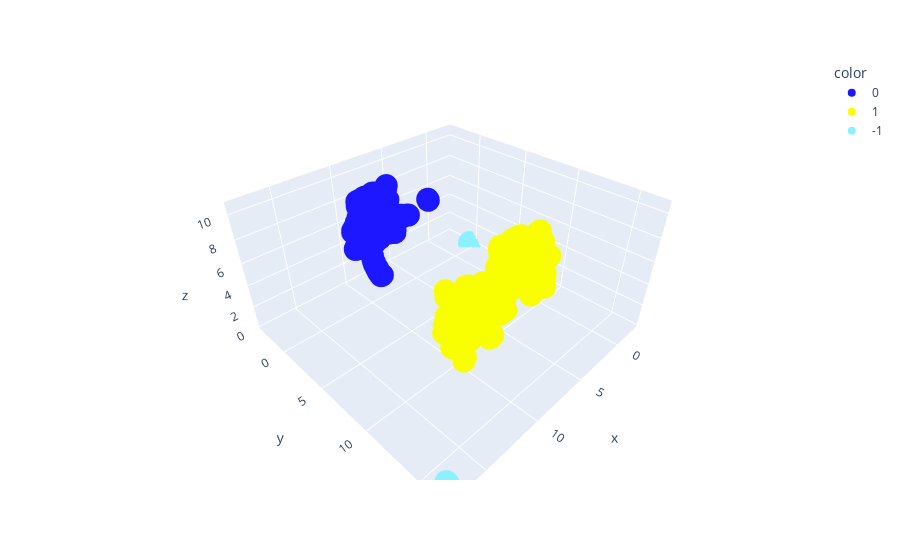

This figure's notebook cell:
### Code cell
import plotly.express as px


colors: list[str] = [str(x) for x in cluster.labels_]

fig = px.scatter_3d(
    x=u[:, 0],
    y=u[:, 1],
    z=u[:, 2],
    color=colors,
    custom_data=[data["sub"], data["title"]],
    color_discrete_sequence=palette,
)
fig.update_traces(
    hovertemplate="\n".join(
        [
            "sub: %{customdata[1]}",
            "title: %{customdata[0]}",
        ]
    )
)

### Figure 1 — Plotly figure (JSON) as saved in the notebook; plotly's stock layout.template omitted (floating-point values rounded to 4 significant figures; data arrays with more than 128 entries replaced by an {"elided": "..."} marker saying what was removed)
{"data": [{"customdata": {"elided": "899x2 str values"}, "hovertemplate": "sub: %{customdata[1]}\ntitle: %{customdata[0]}", "legendgroup": "0", "marker": {"color": "#1c17ff", "symbol": "circle"}, "mode": "markers", "name": "0", "scene": "scene", "showlegend": true, "type": "scatter3d", "x": {"elided": "899 float values"}, "y": {"elided": "899 float values"}, "z": {"elided": "899 float values"}}, {"customdata": {"elided": "2156x2 str values"}, "hovertemplate": "sub: %{customdata[1]}\ntitle: %{customdata[0]}", "legendgroup": "1", "marker": {"color": "#faff00", "symbol": "circle"}, "mode": "markers", "name": "1", "scene": "scene", "showlegend": true, "type": "scatter3d", "x": {"elided": "2156 float values"}, "y": {"elided": "2156 float values"}, "z": {"elided": "2156 float values"}}, {"customdata": [["investing", "Daily General Discussion and Advice Thread - March 31, 2022"], ["investing", "Daily General Discussion and Advice Thread - March 08, 2022"], ["investing", "Daily General Discussion and Advice Thread - April 14, 2022"], ["investing", "Daily General Discussion and Advice Thread - March 19, 2022"], ["investing", "Daily General Discussion and Advice Thread - March 28, 2022"], ["investing", "Daily General Discussion and Advice Thread - April 15, 2022"], ["investing", "Daily General Discussion and Advice Thread - April 19, 2022"], ["investing", "Daily General Discussion and Advice Thread - March 22, 2022"], ["LanguageTechnology", "Scientific Literature Review generation v0.2"], ["investing", "Daily General Discussion and Advice Thread - April 22, 2022"], ["investing", "Daily General Discussion and Advice Thread - March 12, 2022"], ["investing", "Daily General Discussion and Advice Thread - March 02, 2022"], ["investing", "Daily General Discussion and Advice Thread - March 20, 2022"], ["investing", "Daily General Discussion and Advice Thread - March 06, 2022"], ["investing", "Daily General Discussion and Advice Thread - March 11, 2022"], ["investing", "Daily General Discussion and Advice Thread - April 12, 2022"], ["investing", "Daily General Discussion and Advice Thread - March 16, 2022"], ["investing", "Daily General Discussion and Advice Thread - April 05, 2022"], ["investing", "Daily General Discussion and Advice Thread - April 01, 2022"], ["investing", "Daily General Discussion and Advice Thread - March 09, 2022"], ["investing", "Daily General Discussion and Advice Thread - April 02, 2022"], ["investing", "Daily General Discussion and Advice Thread - April 04, 2022"], ["investing", "Daily General Discussion and Advice Thread - March 25, 2022"], ["investing", "Daily General Discussion and Advice Thread - April 10, 2022"], ["investing", "Daily General Discussion and Advice Thread - March 21, 2022"], ["investing", "Daily General Discussion and Advice Thread - April 27, 2022"], ["investing", "Daily General Discussion and Advice Thread - April 24, 2022"], ["investing", "Daily General Discussion and Advice Thread - March 03, 2022"], ["investing", "Daily General Discussion and Advice Thread - April 17, 2022"], ["investing", "Daily General Discussion and Advice Thread - April 07, 2022"], ["investing", "Daily General Discussion and Advice Thread - April 03, 2022"], ["investing", "Daily General Discussion and Advice Thread - March 04, 2022"], ["investing", "Daily General Discussion and Advice Thread - March 30, 2022"], ["investing", "Daily General Discussion and Advice Thread - March 15, 2022"], ["investing", "Daily General Discussion and Advice Thread - April 09, 2022"], ["investing", "Daily General Discussion and Advice Thread - March 10, 2022"], ["investing", "Daily General Discussion and Advice Thread - March 13, 2022"], ["investing", "Daily General Discussion and Advice Thread - April 26, 2022"], ["investing", "Daily General Discussion and Advice Thread - April 25, 2022"], ["investing", "Daily General Discussion and Advice Thread - April 23, 2022"], ["investing", "Daily General Discussion and Advice Thread - April 13, 2022"], ["investing", "Daily General Discussion and Advice Thread - March 05, 2022"], ["investing", "Daily General Discussion and Advice Thread - March 26, 2022"], ["investing", "Daily General Discussion and Advice Thread - April 20, 2022"], ["investing", "Daily General Discussion and Advice Thread - March 24, 2022"], ["investing", "Daily General Discussion and Advice Thread - March 27, 2022"], ["investing", "Daily General Discussion and Advice Thread - March 29, 2022"], ["investing", "Daily General Discussion and Advice Thread - April 11, 2022"], ["investing", "Daily General Discussion and Advice Thread - April 18, 2022"], ["investing", "Daily General Discussion and Advice Thread - March 23, 2022"], ["investing", "Daily General Discussion and Advice Thread - April 28, 2022"], ["investing", "Daily General Discussion and Advice Thread - April 06, 2022"], ["LanguageTechnology", "Scientific Literature Review Generation v1.0"], ["investing", "Daily General Discussion and Advice Thread - April 08, 2022"], ["investing", "Daily General Discussion and Advice Thread - March 18, 2022"], ["investing", "Daily General Discussion and Advice Thread - March 01, 2022"], ["investing", "New-ish to Investing but Really Want to Get Into it"], ["investing", "Daily General Discussion and Advice Thread - March 07, 2022"], ["investing", "Daily General Discussion and Advice Thread - March 17, 2022"], ["investing", "Daily General Discussion and Advice Thread - April 16, 2022"], ["investing", "Daily General Discussion and Advice Thread - March 14, 2022"], ["investing", "Daily General Discussion and Advice Thread - April 21, 2022"], ["LanguageTechnology", "Scientific Literature Review generation"]], "hovertemplate": "sub: %{customdata[1]}\ntitle: %{customdata[0]}", "legendgroup": "-1", "marker": {"color": "#8cf1ff", "symbol": "circle"}, "mode": "markers", "name": "-1", "scene": "scene", "showlegend": true, "type": "scatter3d", "x": [17.63, 17.61, 17.64, 17.59, 17.6, 17.61, 17.5, 17.56, -2.306, 17.55, 17.63, 17.59, 17.55, 17.63, 17.52, 17.55, 17.63, 17.6, 17.53, 17.59, 17.55, 17.54, 17.59, 17.54, 17.52, 17.56, 17.56, 17.61, 17.57, 17.6, 17.6, 17.63, 17.61, 17.57, 17.57, 17.6, 17.57, 17.68, 17.57, 17.52, 17.56, 17.56, 17.58, 17.59, 17.58, 17.56, 17.56, 17.54, 17.58, 17.67, 17.58, 17.62, -2.306, 17.58, 17.61, 17.58, 17.48, 17.59, 17.69, 17.6, 17.61, 17.57, -2.306], "y": [16.54, 16.52, 16.57, 16.49, 16.51, 16.51, 16.44, 16.48, -0.3571, 16.48, 16.54, 16.51, 16.46, 16.54, 16.53, 16.45, 16.54, 16.51, 16.45, 16.49, 16.46, 16.45, 16.49, 16.44, 16.42, 16.47, 16.47, 16.48, 16.48, 16.51, 16.52, 16.54, 16.52, 16.48, 16.48, 16.51, 16.48, 16.59, 16.48, 16.41, 16.47, 16.47, 16.49, 16.5, 16.49, 16.47, 16.48, 16.45, 16.49, 16.45, 16.5, 16.53, -0.357, 16.49, 16.52, 16.5, 16.34, 16.5, 16.61, 16.52, 16.52, 16.48, -0.3571], "z": [0.6205, 0.6056, 0.6551, 0.5791, 0.5976, 0.5979, 0.54, 0.5789, 0.1394, 0.5661, 0.6246, 0.592, 0.5483, 0.5412, 0.514, 0.528, 0.551, 0.5926, 0.5249, 0.6008, 0.542, 0.529, 0.5794, 0.5256, 0.5091, 0.5927, 0.553, 0.5635, 0.5593, 0.5914, 0.6079, 0.6299, 0.6019, 0.5591, 0.5674, 0.587, 0.5687, 0.6651, 0.569, 0.4993, 0.5956, 0.5552, 0.574, 0.5798, 0.5937, 0.5515, 0.6238, 0.5404, 0.5837, 0.5451, 0.5901, 0.6252, 0.1395, 0.5791, 0.6016, 0.5836, 0.4398, 0.5856, 0.6955, 0.6028, 0.5754, 0.5604, 0.1394]}], "layout": {"legend": {"title": {"text": "color"}, "tracegroupgap": 0}, "margin": {"t": 60}, "scene": {"domain": {"x": [0, 1], "y": [0, 1]}, "xaxis": {"title": {"text": "x"}}, "yaxis": {"title": {"text": "y"}}, "zaxis": {"title": {"text": "z"}}}}}
